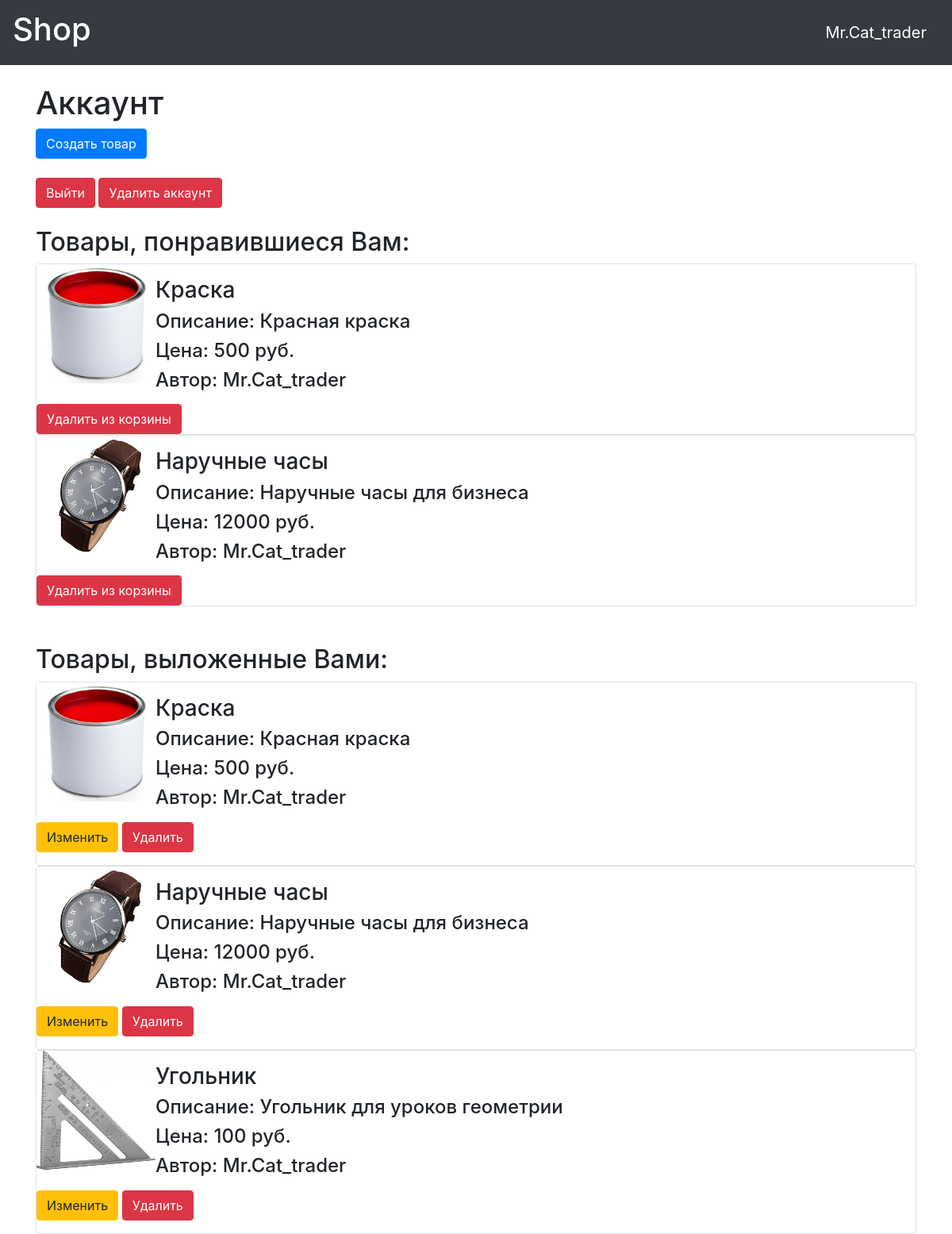
The app's page /account (signed in) with its own data.
### data/users.py (models this page shows, shortened)
class User(SqlAlchemyBase, UserMixin):
    __tablename__ = 'users'
    products = orm.relationship("Products", back_populates='user')
    id = sqlalchemy.Column(sqlalchemy.Integer,
                           primary_key=True, autoincrement=True)
    name = sqlalchemy.Column(sqlalchemy.String, nullable=True)
    email = sqlalchemy.Column(sqlalchemy.String,
                              index=True, unique=True, nullable=True)
    hashed_password = sqlalchemy.Column(sqlalchemy.String, nullable=True)
    role = sqlalchemy.Column(sqlalchemy.String)
    created_date = sqlalchemy.Column(sqlalchemy.DateTime,
                                     default=datetime.datetime.now)
    fav = sqlalchemy.Column(sqlalchemy.String)

### data/products.py (models this page shows)
class Products(SqlAlchemyBase):
    __tablename__ = 'products'
    id = sqlalchemy.Column(sqlalchemy.Integer,
                           primary_key=True, autoincrement=True)
    title = sqlalchemy.Column(sqlalchemy.String, nullable=True)
    content = sqlalchemy.Column(sqlalchemy.String, nullable=True)
    created_date = sqlalchemy.Column(sqlalchemy.DateTime,
                                     default=datetime.datetime.now)
    photo = sqlalchemy.Column(sqlalchemy.String)
    price = sqlalchemy.Column(sqlalchemy.Integer)
    user_id = sqlalchemy.Column(sqlalchemy.Integer,
                                sqlalchemy.ForeignKey("users.id"))
    user = orm.relationship('User')

### main.py (the view)
@app.route("/account")
@login_required
def account():
    db_sess = db_session.create_session()
    products = db_sess.query(Products)
    if current_user.fav != '':
        list_of_fav = current_user.fav.split(';')
        fav = []
        for i in list_of_fav:
            fav.append(int(i))
    else:
        fav = []
    return render_template("account.html", products=products, fav=fav)

### data/db_session.py (called while the page is built)
def create_session() -> Session:
    global __factory
    return __factory()

### main.py (called while the page is built)
@login_manager.user_loader
def load_user(user_id):
    db_sess = db_session.create_session()
    return db_sess.query(User).get(user_id)

### templates/account.html
{% extends "base.html" %}
{% block content %}
<br>
<h1>Аккаунт</h1>
{% if current_user.is_authenticated and current_user.role == "Продавец" %}
<a class="btn btn-primary" href="/products">Создать товар</a>
<br><br/>
{% endif %}
<a class="btn btn-danger" href="/logout">Выйти</a>
<a class="btn btn-danger" href="/delete_account/{{ current_user.id }}">Удалить аккаунт</a>
<br><br/>
<h2>Товары, понравившиеся Вам:</h2>
{% if fav != [] %}
{% for item in products%}
{% for i in fav %}
{% if item.id == i %}
<div class="col-md6 border rounded">
    <img src="/static/img/{{item.photo}}" width=150 height=150 align="left" alt="Что-то пошло не так">
    <p>
    <h3>{{item.title}}</h3>
    <h4>Описание: {{item.content}}</h4>
    <h4>Цена: {{item.price}} руб.</h4>
    <h4>Автор: {{item.user.name}}</h4>
    </p>
    <a href="/delete_fav/{{ item.id }}" class="btn btn-danger">
        Удалить из корзины
    </a>
</div>
{% endif %}
{% endfor %}
{% endfor %}
{% else %}
<br>
<h3>Здесь ещё ничего нет</h3>
<br>
{% endif %}
<br><br/>
{% if current_user.is_authenticated and current_user.role == "Продавец" %}
<h2> Товары, выложенные Вами:</h2>
{% for item in products%}
{% if current_user == item.user %}
<div class="col-md6 border rounded">
    <img src="/static/img/{{item.photo}}" width=150 height=150 align="left" alt="Что-то пошло не так">
    <p>
    <h3>{{item.title}}</h3>
    <h4>Описание: {{item.content}}</h4>
    <h4>Цена: {{item.price}} руб.</h4>
    <h4>Автор: {{item.user.name}}</h4>
    </p>
    <p><a href="/products/{{ item.id }}" class="btn btn-warning">
        Изменить
    </a>
        <a href="/products_delete/{{ item.id }}" class="btn btn-danger">
            Удалить
        </a></p>
</div>
{% endif %}
{% endfor %}
{% endif %}
{% endblock %}

### templates/base.html (shortened to what this page needs)
<!doctype html>
<html lang="en">
<head>
    <link rel="stylesheet"
          href="https://stackpath.bootstrapcdn.com/bootstrap/4.4.1/css/bootstrap.min.css"
>
</head>
<body>
<header>
    <nav class="navbar navbar-dark bg-dark">
        <a class="navbar-brand" href="/"><h1>Shop</h1></a>
        {% if current_user.is_authenticated %}
            <a class="navbar-brand" href="/account">{{ current_user.name }}</a>
        {% else %}
            <p>
            <a class="btn btn-primary " href="/register">Зарегистрироваться</a>
            <a class="btn btn-success" href="/login">Войти</a>
            </p>
        {% endif %}
    </nav>
</header>
<main role="main" class="container">
    {% block content %}{% endblock %}
</main>
</body>
</html>

### records on screen
User: name "Mr.Cat_trader"
Products: photo (picture), title "Краска", content "Красная краска", price "500", user.name "Mr.Cat_trader", title "Краска", content "Красная краска", price "500", user.name "Mr.Cat_trader"
Products: photo (picture), title "Наручные часы", content "Наручные часы для бизнеса", price "12000", user.name "Mr.Cat_trader", title "Наручные часы", content "Наручные часы для бизнеса", price "12000", user.name "Mr.Cat_trader"
Products: photo (picture), title "Угольник", content "Угольник для уроков геометрии", price "100", user.name "Mr.Cat_trader"
